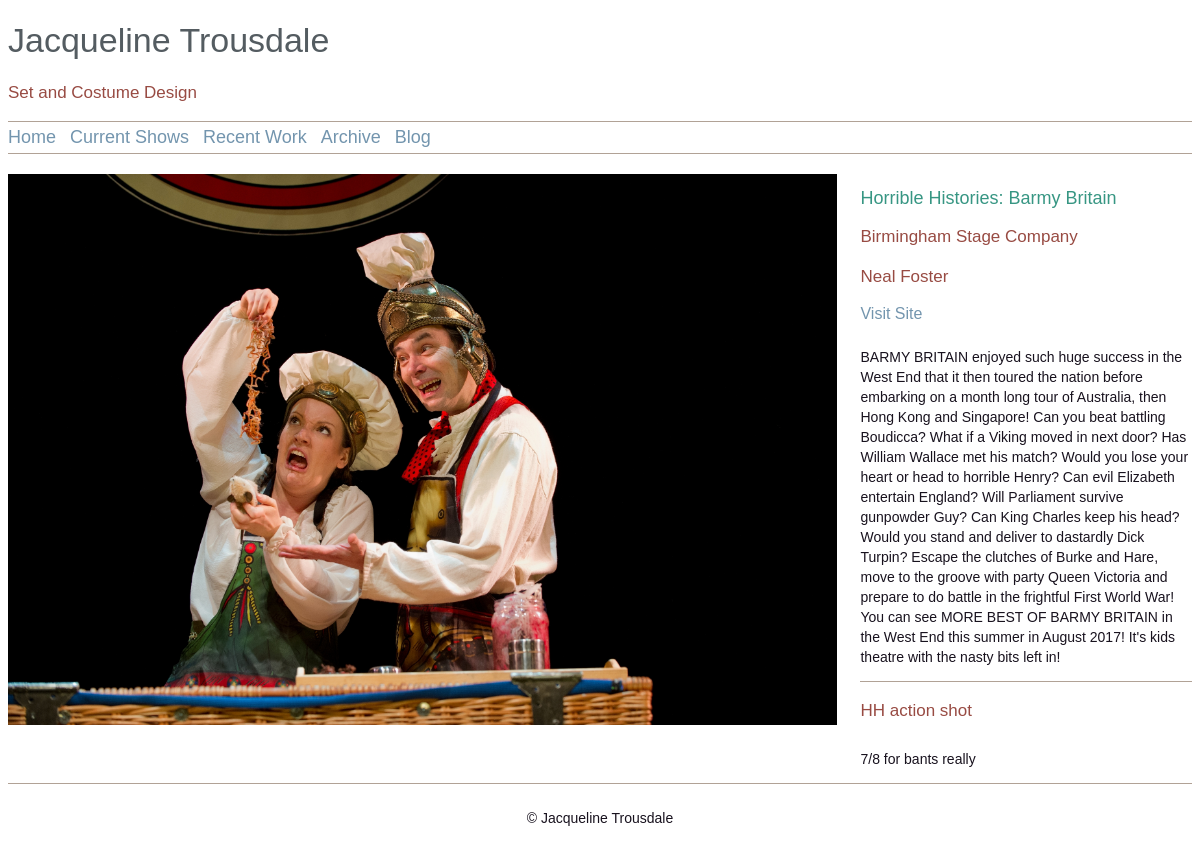
Before: /page/current/barmybritain with the older database file.
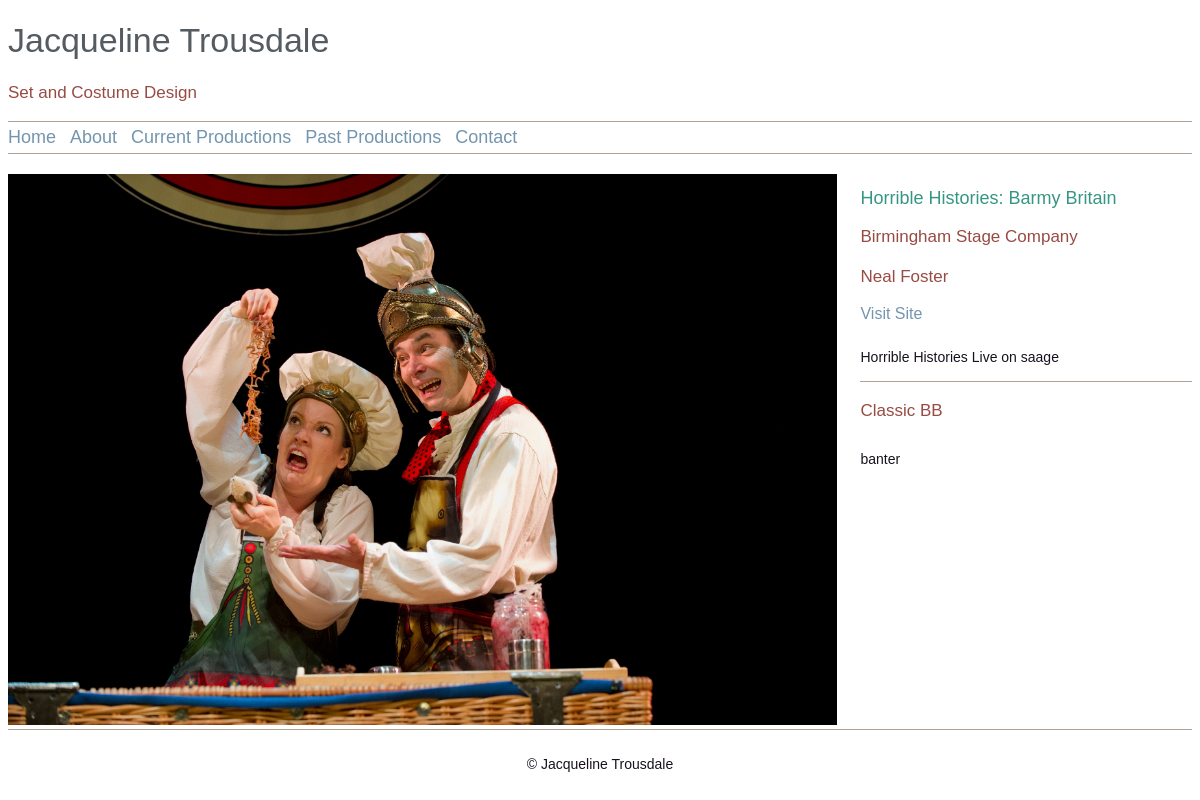
After: the same page with the newer database file.
### shows/models.py (models this page shows, shortened)
class Category(models.Model):
	title = models.CharField(max_length=200)
	link = models.CharField(max_length=200)
	order = models.IntegerField(unique=True)
	class Meta:
		verbose_name_plural = "categories"

class Show(models.Model):
	category = models.ForeignKey(Category, on_delete = models.PROTECT, null=True)
	title = models.CharField(max_length=200)
	link = models.CharField(max_length=200, unique=True)
	start_date = models.DateField()
	end_date = models.DateField()
	director = models.CharField(max_length=200)
	company = models.CharField(max_length=200)
	description = models.TextField()
	homepage = models.BooleanField()
	company_page = models.CharField(max_length=300)
	site_live = models.BooleanField(null=False, default=False)
	poster = models.ImageField(upload_to='show_posters/')
	@property
	def main_image(self):
		try:
			image = self.imageelement_set.all().order_by('order')[0]
		except IndexError:
			return 0
		return image
	@property
	def images(self):
		return self.imageelement_set.all().order_by('order')

class ImageElement(models.Model):
	show = models.ForeignKey(Show, on_delete = models.CASCADE)
	title = models.CharField(max_length=200, blank=True)
	description = models.TextField(null=True, blank=True)
	image = models.ImageField(upload_to='show_images/')
	order = models.IntegerField()
	def image_tag(self):
		return u'<image src="%s" height="200"/>' % self.image.url
	image_tag.short_description = 'Image'
	image_tag.allow_tags = True

### shows/views.py (the view)
# urls.py: url(r'^page/(?P<category_link>[\w+]+)/(?P<show_link>[\w+]+)$', views.show, name='show'),
def show(request, category_link, show_link):
	try:
		show = Show.objects.get(link = show_link)
	except:
		raise Http404("Show does not Exist")
	reviews = show.review_set.all()
	return render(request, 'shows/showview.html', {'menu': Category.objects.all().order_by('order'), 'show': show, 'reviews': reviews})

### shows/templates/shows/showview.html (shortened to what this page needs)
{% extends 'shows/base.html' %}
{%block content%}
	<div id='phototable'>
			<div id='main'>
				{% if show.main_image%}
					<img src='{{ show.main_image.image.url }}' id='mainphoto' alt='{{ show.main_image.title }}'/>
				{% endif %}
			</div>
	</div>
	<div id='showinfo'>
		<div class='left'>
		<h2>{{show.title}}</h2>
		<h3>{{show.company}}</h3>
		<h3>{{show.director}}</h3>
		<div class='left'><a href='{{ show.company_page }}' target="_blank">Visit Site</a></div>
		<br>
		<p>{{show.description}}</p>
		</div>
	</div>
	<div id='photoinfo'>
		<div class='left'>
			<h3 id='photo_title'>{{show.main_image.title}}</h3>
			<p id='photo_description'>{{show.main_image.description}}</p>
		</div>
	</div>
{% endblock %}

### shows/templates/shows/base.html (shortened to what this page needs)
<!DOCTYPE html>
{%load static%}
<html>
<head>
	<link rel='stylesheet' type='text/css' href="{% static 'shows/style.css' %}" />
</head>
<body>
<div id="container">
	<div id="header">
		<div id="title">
			<h1>Jacqueline Trousdale</h1>
			<h3>Set and Costume Design</h3>
		</div>
		<div id="menu">
			<li><a href="{% url 'index' %}">Home</a></li>
			{% for element in menu %}
				<li><a href="{% url 'overview' element.link %}">{{element.title}}</a></li>
			{% endfor %}
		</div>
	</div>
	<div id="content">
		{% block content %}
		{% endblock %}
		<div id='footer'>
			<p>&copy; Jacqueline Trousdale</p>
		</div>
	</div>
</div>
</body>
</html>

Changed rows visible on the page:
removed Category: title "Recent Work"
removed Category: title "Archive"
removed Category: title "Blog"
added Category: title "About"
changed Category: title "Current Shows" → "Current Productions"
added Category: title "Past Productions"
added Category: title "Contact"
changed Show "Horrible Histories: Barmy Britain": description "BARMY BRITAIN enjoyed such huge success in the West End that it then toured the nation before embarking on a month long tour of Australia, then Hong Kong and Singapore! Can you beat battling Boudicca? What if a Viking moved in next door? Has William Wallace met his match? Would you lose your heart or head to horrible Henry? Can evil Elizabeth entertain England? Will Parliament survive gunpowder Guy? Can King Charles keep his head? Would you stand and deliver to dastardly Dick Turpin? Escape the clutches of Burke and Hare, move to the groove with party Queen Victoria and prepare to do battle in the frightful First World War! You can see MORE BEST OF BARMY BRITAIN in the West End this summer…" → "Horrible Histories Live on saage"; main_image "HH action shot" → "Classic BB"; main_image.description "7/8 for bants really" → "banter"
